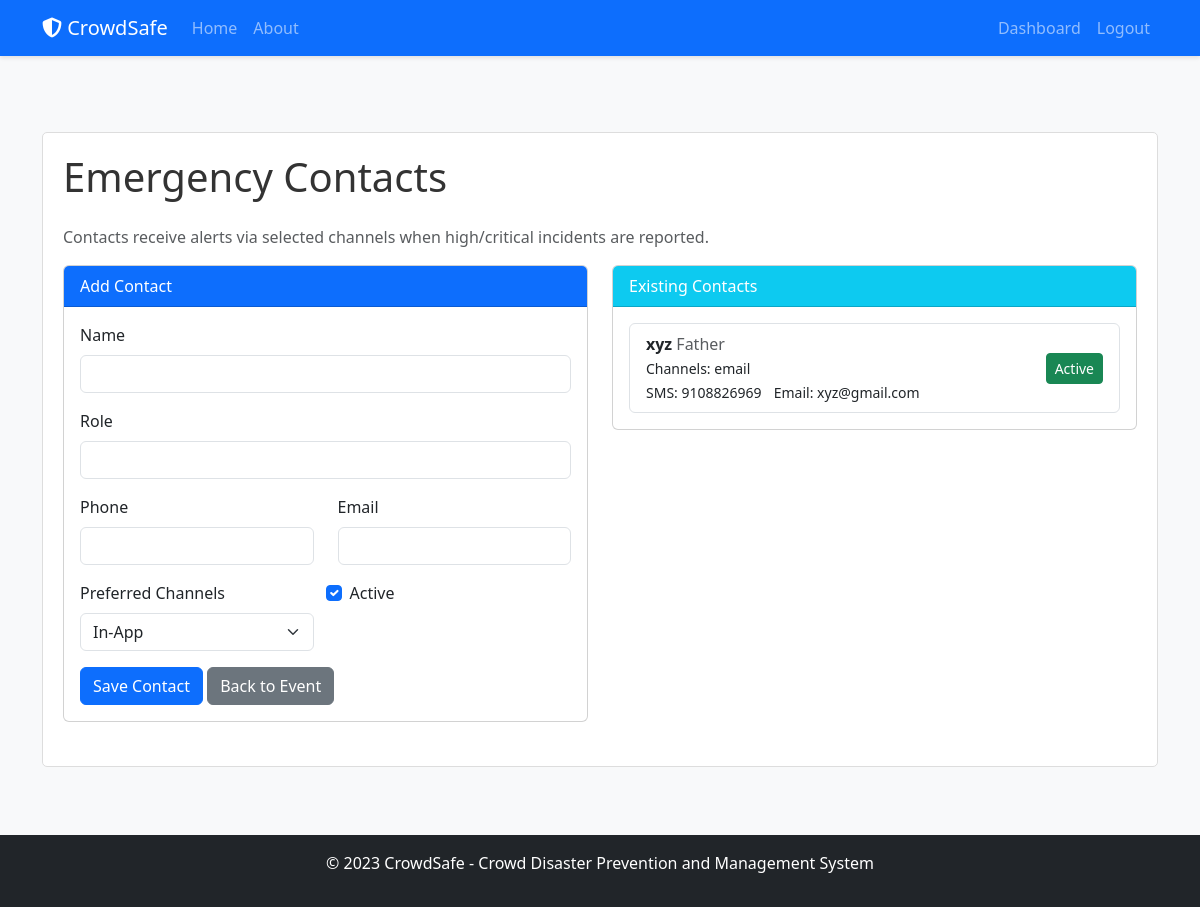
Before: /event/3/contacts (signed in) with the older database file.
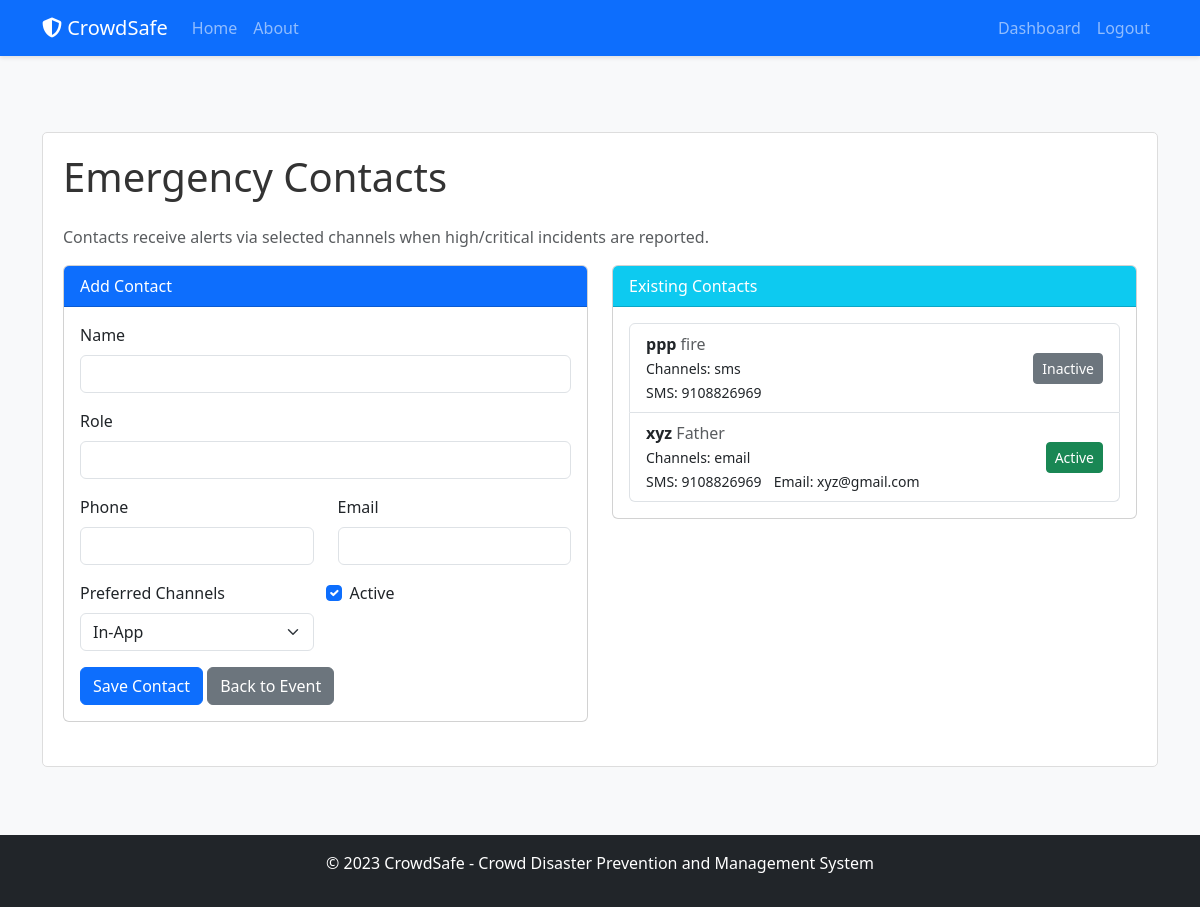
After: the same page with the newer database file.
### models.py (models this page shows, shortened)
class EmergencyContact(db.Model):
    id = db.Column(db.Integer, primary_key=True)
    event_id = db.Column(db.Integer, db.ForeignKey('event.id'), nullable=False)
    name = db.Column(db.String(100), nullable=False)
    role = db.Column(db.String(100), nullable=True)
    phone = db.Column(db.String(20), nullable=True)
    email = db.Column(db.String(120), nullable=True)
    preferred_channels = db.Column(db.String(50), default='inapp,email')  # comma-separated: sms,email,inapp
    is_active = db.Column(db.Boolean, default=True)
    timestamp = db.Column(db.DateTime, default=datetime.utcnow)

### routes.py (the view, shortened to what this page needs)
@app.route('/event/<int:event_id>/contacts', methods=['GET', 'POST'])
@login_required
def event_contacts(event_id):
    event = Event.query.get_or_404(event_id)
    if event.organizer != current_user:
        abort(403)
    form = EmergencyContactForm()
    contacts = EmergencyContact.query.filter_by(event_id=event.id).order_by(EmergencyContact.timestamp.desc()).all()
    return render_template('event_contacts.html', title='Emergency Contacts', event=event, form=form, contacts=contacts)

### forms.py
class EmergencyContactForm(FlaskForm):
    name = StringField('Name', validators=[DataRequired(), Length(min=2, max=100)])
    role = StringField('Role', validators=[Optional(), Length(max=100)])
    phone = StringField('Phone', validators=[Optional(), Length(min=5, max=20)])
    email = StringField('Email', validators=[Optional(), Email()])
    preferred_channels = SelectField('Preferred Channels', choices=[('inapp', 'In-App'), ('email', 'Email'), ('sms', 'SMS')], validators=[DataRequired()])
    is_active = BooleanField('Active', default=True)
    submit = SubmitField('Save Contact')

### models.py (called while the page is built)
@login_manager.user_loader
def load_user(user_id):
    return User.query.get(int(user_id))

### templates/event_contacts.html (shortened to what this page needs)
{% extends "layout.html" %}
{% block content %}
<div class="content-section">
    <h1 class="mb-4">Emergency Contacts</h1>
    <p class="text-muted">Contacts receive alerts via selected channels when high/critical incidents are reported.</p>
    <div class="row">
        <div class="col-md-6">
            <div class="card mb-4">
                <div class="card-header bg-primary text-white">Add Contact</div>
                <div class="card-body">
                    <form method="POST" action="" novalidate>
                        <div class="mb-3">
                            {{ form.name.label(class="form-label") }}
                            {{ form.name(class="form-control") }}
                        </div>
                        <div class="mb-3">
                            {{ form.role.label(class="form-label") }}
                            {{ form.role(class="form-control") }}
                        </div>
                        <div class="row">
                            <div class="col-md-6 mb-3">
                                {{ form.phone.label(class="form-label") }}
                                {{ form.phone(class="form-control") }}
                            </div>
                            <div class="col-md-6 mb-3">
                                {{ form.email.label(class="form-label") }}
                                {{ form.email(class="form-control") }}
                            </div>
                        </div>
                        <div class="row">
                            <div class="col-md-6 mb-3">
                                {{ form.preferred_channels.label(class="form-label") }}
                                {{ form.preferred_channels(class="form-select") }}
                            </div>
                            <div class="col-md-6 mb-3 form-check">
                                {{ form.is_active(class="form-check-input", id="is_active") }}
                                <label class="form-check-label" for="is_active">Active</label>
                            </div>
                        </div>
                        {{ form.submit(class="btn btn-primary") }}
                        <a class="btn btn-secondary" href="{{ url_for('event', event_id=event.id) }}">Back to Event</a>
                    </form>
                </div>
            </div>
        </div>
        <div class="col-md-6">
            <div class="card mb-4">
                <div class="card-header bg-info text-white">Existing Contacts</div>
                <div class="card-body">
                    {% if contacts %}
                        <ul class="list-group">
                        {% for c in contacts %}
                            <li class="list-group-item d-flex justify-content-between align-items-center">
                                <div>
                                    <strong>{{ c.name }}</strong> <span class="text-muted">{{ c.role }}</span><br>
                                    <small>Channels: {{ c.preferred_channels }}</small><br>
                                    {% if c.phone %}<small>SMS: {{ c.phone }}</small>{% endif %}
                                    {% if c.email %}<small class="ms-2">Email: {{ c.email }}</small>{% endif %}
                                </div>
                                <form method="POST" action="{{ url_for('toggle_contact', event_id=event.id, contact_id=c.id) }}">
                                    <button class="btn btn-sm {{ 'btn-success' if c.is_active else 'btn-secondary' }}" type="submit">
                                        {{ 'Active' if c.is_active else 'Inactive' }}
                                    </button>
                                </form>
                            </li>
                        {% endfor %}
                        </ul>
                    {% else %}
                        <p class="text-muted">No contacts yet. Add staff or responders who should receive alerts.</p>
                    {% endif %}
                </div>
            </div>
        </div>
    </div>
</div>
{% endblock content %}

### templates/layout.html (shortened to what this page needs)
<!DOCTYPE html>
<html lang="en">
<head>
    <link rel="stylesheet" href="https://cdn.jsdelivr.net/npm/bootstrap@5.3.0/dist/css/bootstrap.min.css">
    <link rel="stylesheet" href="https://cdnjs.cloudflare.com/ajax/libs/font-awesome/6.4.0/css/all.min.css">
    <link rel="stylesheet" href="{{ url_for('static', filename='css/main.css') }}">
</head>
<body>
    <header class="site-header">
        <nav class="navbar navbar-expand-md navbar-dark bg-primary fixed-top">
            <div class="container">
                <a class="navbar-brand mr-4" href="{{ url_for('home') }}">
                    <i class="fas fa-shield-alt"></i> CrowdSafe
                </a>
                <div class="collapse navbar-collapse" id="navbarToggle">
                    <div class="navbar-nav me-auto">
                        <a class="nav-item nav-link" href="{{ url_for('home') }}">Home</a>
                        <a class="nav-item nav-link" href="{{ url_for('about') }}">About</a>
                    </div>
                    <div class="navbar-nav">
                        {% if current_user.is_authenticated %}
                            <a class="nav-item nav-link" href="{{ url_for('dashboard') }}">Dashboard</a>
                            <a class="nav-item nav-link" href="{{ url_for('logout') }}">Logout</a>
                        {% else %}
                            <a class="nav-item nav-link" href="{{ url_for('login') }}">Login</a>
                            <a class="nav-item nav-link" href="{{ url_for('register') }}">Register</a>
                        {% endif %}
                    </div>
                </div>
            </div>
        </nav>
    </header>
    <main role="main" class="container mt-5 pt-4">
        <div class="row">
            <div class="col-md-12">
                {% block content %}{% endblock %}
            </div>
        </div>
    </main>
    <footer class="bg-dark text-white mt-5 py-3">
        <div class="container text-center">
            <p>&copy; 2023 CrowdSafe - Crowd Disaster Prevention and Management System</p>
        </div>
    </footer>
</body>
</html>

### static/css/main.css (style rules this page uses)
body { background-color: #f8f9fa; color: #333; padding-top: 60px; }
.content-section { background: #ffffff; padding: 20px; border: 1px solid #dddddd; border-radius: 5px; margin-bottom: 20px; }
.site-header .navbar { box-shadow: 0 2px 4px rgba(0, 0, 0, 0.1); }

Changed rows visible on the page:
added EmergencyContact: name "ppp", role "fire", preferred_channels "sms", phone "9108826969", is_active "Inactive"
